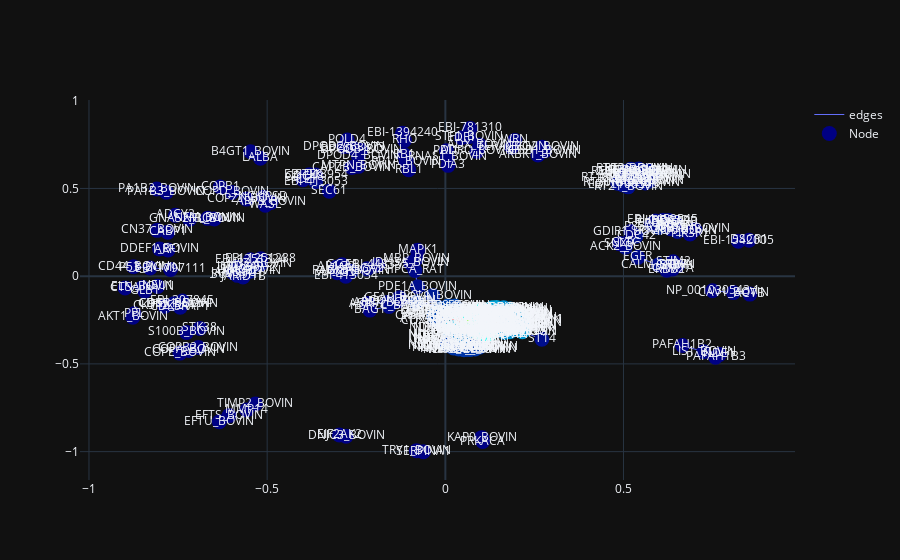

Notebook cell for this chart:
### Markdown cell above
# Clusters based of distance matrixs

### Code cell
tareget_nodes = []
# target_node = 1
# target_node = "Valjean"
target_node = "CD44_BOVIN"
# fig = visualize.draw(G4, pos)
fig = visualize.visualize_rdd_vector(target_G, target_node, target_rad, pos, [measures.global_graph_degree])
visualize.add_markers(fig, tareget_nodes)
fig.show()

### Figure 1 — Plotly figure (JSON) as saved in the notebook; plotly's stock layout.template omitted (floating-point values rounded to 4 significant figures; data arrays with more than 128 entries replaced by an {"elided": "..."} marker saying what was removed)
{"data": [{"line": {"width": 1}, "marker": {"color": {"elided": "268 float values"}, "colorscale": [[0, "rgb(0,0,131)"], [0.2, "rgb(0,60,170)"], [0.4, "rgb(5,255,255)"], [0.6, "rgb(255,255,0)"], [0.8, "rgb(250,0,0)"], [1, "rgb(128,0,0)"]], "size": 15}, "mode": "lines", "name": "edges", "type": "scatter", "uid": "463fe567-262a-49f1-8a24-0b6ecc36f696", "x": {"elided": "909 float values"}, "y": {"elided": "909 float values"}}, {"customdata": {"elided": "268x7 mixed values"}, "hovertemplate": "node_name: %{customdata[0]} <br> radius: %{customdata[1]} <br> degree: %{customdata[2]} <br> global_graph_degree: %{customdata[3]} <br> normalized_rdd: %{customdata[4]} <br> nodes_x: %{customdata[5]} <br> nodes_y: %{customdata[6]} <br> ", "marker": {"color": {"elided": "268 float values"}, "colorscale": [[0, "rgb(0,0,131)"], [0.2, "rgb(0,60,170)"], [0.4, "rgb(5,255,255)"], [0.6, "rgb(255,255,0)"], [0.8, "rgb(250,0,0)"], [1, "rgb(128,0,0)"]], "size": 15}, "mode": "markers+text", "name": "Node", "text": {"elided": "268 str values"}, "type": "scatter", "uid": "38a9443c-20f0-4df3-b2bd-288876d99a39", "x": {"elided": "268 float values"}, "y": {"elided": "268 float values"}}], "layout": {"dragmode": "pan"}}
